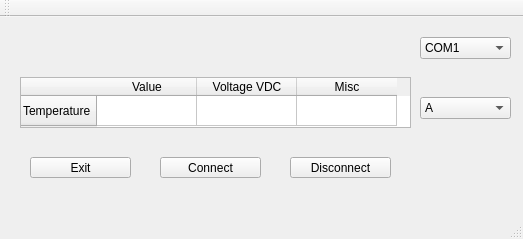
<?xml version="1.0" encoding="UTF-8"?>
<ui version="4.0">
 <class>MainWindow</class>
 <widget class="QMainWindow" name="MainWindow">
  <property name="geometry">
   <rect>
    <x>0</x>
    <y>0</y>
    <width>523</width>
    <height>239</height>
   </rect>
  </property>
  <property name="windowTitle">
   <string>Teensy Project</string>
  </property>
  <widget class="QWidget" name="centralWidget">
   <widget class="QTableWidget" name="tableWidget">
    <property name="geometry">
     <rect>
      <x>20</x>
      <y>60</y>
      <width>391</width>
      <height>51</height>
     </rect>
    </property>
    <row>
     <property name="text">
      <string>Temperature</string>
     </property>
    </row>
    <column>
     <property name="text">
      <string>Value</string>
     </property>
    </column>
    <column>
     <property name="text">
      <string>Voltage VDC</string>
     </property>
    </column>
    <column>
     <property name="text">
      <string>Misc</string>
     </property>
    </column>
    <item row="0" column="0">
     <property name="text">
      <string/>
     </property>
     <property name="flags">
      <set>NoItemFlags</set>
     </property>
    </item>
    <item row="0" column="1">
     <property name="text">
      <string/>
     </property>
     <property name="flags">
      <set>NoItemFlags</set>
     </property>
    </item>
    <item row="0" column="2">
     <property name="text">
      <string/>
     </property>
     <property name="flags">
      <set>NoItemFlags</set>
     </property>
    </item>
   </widget>
   <widget class="QPushButton" name="pushButton">
    <property name="geometry">
     <rect>
      <x>30</x>
      <y>140</y>
      <width>101</width>
      <height>21</height>
     </rect>
    </property>
    <property name="text">
     <string>Exit</string>
    </property>
   </widget>
   <widget class="QPushButton" name="pushButton_2">
    <property name="geometry">
     <rect>
      <x>160</x>
      <y>140</y>
      <width>101</width>
      <height>21</height>
     </rect>
    </property>
    <property name="text">
     <string>Connect</string>
    </property>
   </widget>
   <widget class="QLabel" name="label_4">
    <property name="geometry">
     <rect>
      <x>200</x>
      <y>20</y>
      <width>91</width>
      <height>31</height>
     </rect>
    </property>
    <property name="text">
     <string/>
    </property>
   </widget>
   <widget class="QPushButton" name="pushButton_3">
    <property name="geometry">
     <rect>
      <x>290</x>
      <y>140</y>
      <width>101</width>
      <height>21</height>
     </rect>
    </property>
    <property name="text">
     <string>Disconnect</string>
    </property>
   </widget>
   <widget class="QComboBox" name="comboBox">
    <property name="geometry">
     <rect>
      <x>420</x>
      <y>20</y>
      <width>91</width>
      <height>22</height>
     </rect>
    </property>
    <item>
     <property name="text">
      <string>COM1</string>
     </property>
    </item>
    <item>
     <property name="text">
      <string>COM2</string>
     </property>
    </item>
    <item>
     <property name="text">
      <string>COM3</string>
     </property>
    </item>
    <item>
     <property name="text">
      <string>COM4</string>
     </property>
    </item>
    <item>
     <property name="text">
      <string>COM5</string>
     </property>
    </item>
    <item>
     <property name="text">
      <string>COM6</string>
     </property>
    </item>
    <item>
     <property name="text">
      <string>COM7</string>
     </property>
    </item>
    <item>
     <property name="text">
      <string>COM8</string>
     </property>
    </item>
    <item>
     <property name="text">
      <string>COM9</string>
     </property>
    </item>
    <item>
     <property name="text">
      <string>COM10</string>
     </property>
    </item>
   </widget>
   <widget class="QComboBox" name="comboBox_2">
    <property name="geometry">
     <rect>
      <x>420</x>
      <y>80</y>
      <width>91</width>
      <height>22</height>
     </rect>
    </property>
    <item>
     <property name="text">
      <string>A</string>
     </property>
    </item>
    <item>
     <property name="text">
      <string>B</string>
     </property>
    </item>
    <item>
     <property name="text">
      <string>C</string>
     </property>
    </item>
    <item>
     <property name="text">
      <string>D</string>
     </property>
    </item>
    <item>
     <property name="text">
      <string>E</string>
     </property>
    </item>
    <item>
     <property name="text">
      <string>F</string>
     </property>
    </item>
    <item>
     <property name="text">
      <string>G</string>
     </property>
    </item>
    <item>
     <property name="text">
      <string>H</string>
     </property>
    </item>
    <item>
     <property name="text">
      <string>I</string>
     </property>
    </item>
    <item>
     <property name="text">
      <string>J</string>
     </property>
    </item>
   </widget>
  </widget>
  <widget class="QMenuBar" name="menuBar">
   <property name="geometry">
    <rect>
     <x>0</x>
     <y>0</y>
     <width>523</width>
     <height>21</height>
    </rect>
   </property>
  </widget>
  <widget class="QToolBar" name="mainToolBar">
   <attribute name="toolBarArea">
    <enum>TopToolBarArea</enum>
   </attribute>
   <attribute name="toolBarBreak">
    <bool>false</bool>
   </attribute>
  </widget>
  <widget class="QStatusBar" name="statusBar"/>
 </widget>
 <layoutdefault spacing="6" margin="11"/>
 <resources/>
 <connections>
  <connection>
   <sender>pushButton</sender>
   <signal>clicked()</signal>
   <receiver>MainWindow</receiver>
   <slot>close()</slot>
   <hints>
    <hint type="sourcelabel">
     <x>180</x>
     <y>193</y>
    </hint>
    <hint type="destinationlabel">
     <x>299</x>
     <y>162</y>
    </hint>
   </hints>
  </connection>
 </connections>
</ui>
